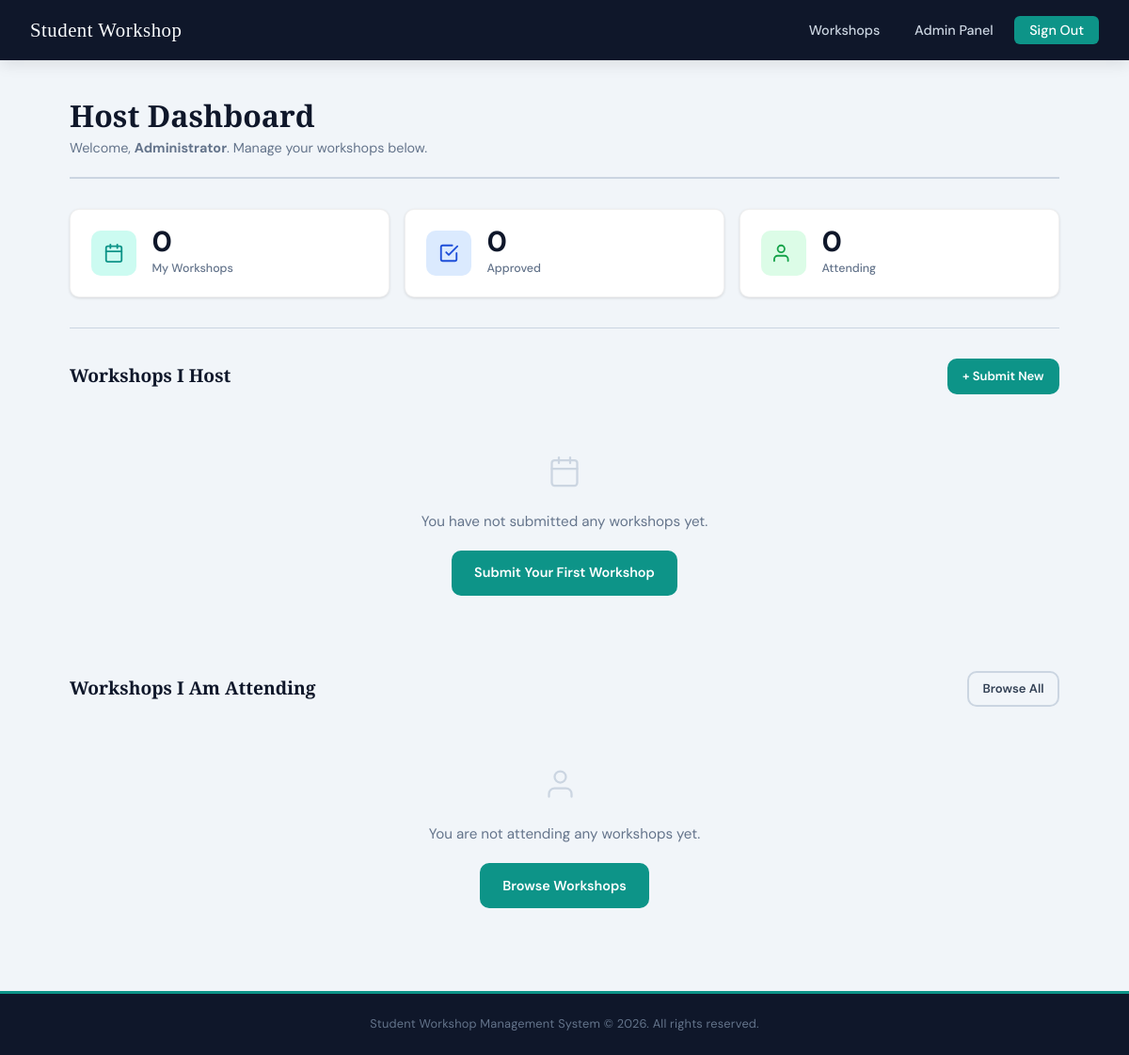
Before: /host/dashboard (signed in) with the older database file.
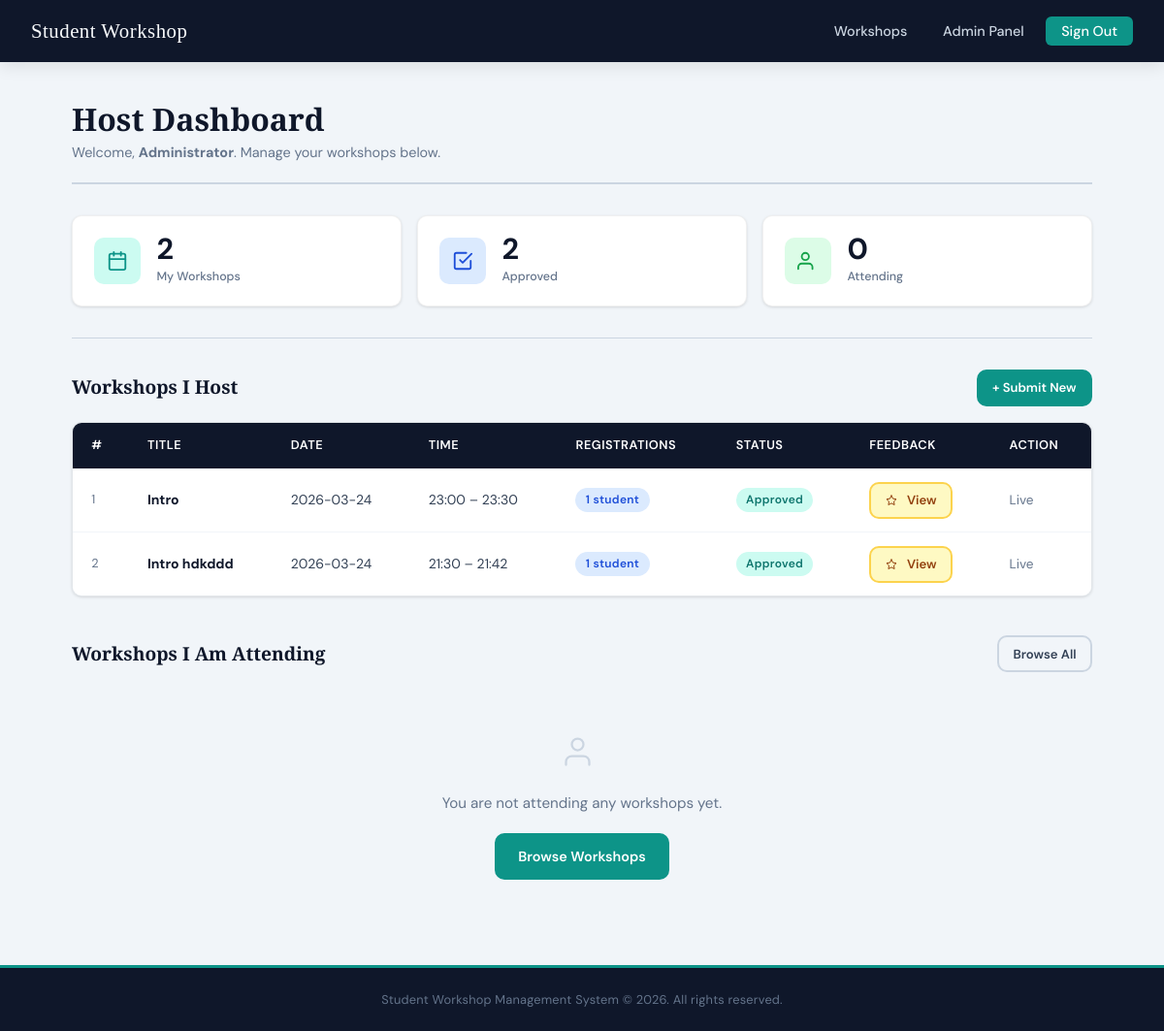
After: the same page with the newer database file.
### tables this page shows
CREATE TABLE workshops (
            id          INTEGER PRIMARY KEY AUTOINCREMENT,
            title       TEXT NOT NULL,
            description TEXT NOT NULL,
            date        TEXT NOT NULL,
            start_time  TEXT NOT NULL,
            end_time    TEXT NOT NULL,
            teams_link  TEXT,
            created_by  INTEGER NOT NULL,
            status      TEXT NOT NULL DEFAULT 'pending'
        );

### app.py (the view)
@app.route('/host/dashboard')
def host_dashboard():
    if not require_login():
        return redirect(url_for('login'))
    if session.get('role') not in ('host', 'admin'):
        flash('Host access required.', 'error')
        return redirect(url_for('dashboard'))
    today = date.today().isoformat()
    current_time = datetime.now().strftime('%H:%M')
    conn  = get_db()
    uid   = session['user_id']
    my_workshops = conn.execute('''
        SELECT w.*, COUNT(r.id) AS registration_count
        FROM workshops w
        LEFT JOIN registrations r ON r.workshop_id = w.id
        WHERE w.created_by = ?
        GROUP BY w.id
        ORDER BY w.date ASC
    ''', (uid,)).fetchall()
    attending = conn.execute('''
        SELECT w.*, u.name AS created_by_name
        FROM registrations r
        JOIN workshops w ON r.workshop_id = w.id
        JOIN users u ON w.created_by = u.id
        WHERE r.user_id = ? AND w.created_by != ?
        ORDER BY w.date ASC
    ''', (uid, uid)).fetchall()
    conn.close()
    return render_template(
        'host_dashboard.html',
        my_workshops=my_workshops,
        attending=attending,
        today=today,
        current_time=current_time
    )

### app.py (called while the page is built)
def get_db():
    conn = sqlite3.connect(DATABASE)
    conn.row_factory = sqlite3.Row
    return conn

def require_login(role=None):
    if 'user_id' not in session:
        flash('Please sign in to access that page.', 'warning')
        return False
    if role and session.get('role') != role:
        flash('You do not have permission to access that page.', 'error')
        return False
    return True

### templates/host_dashboard.html (shortened to what the changed rows need)
{% extends 'base.html' %}
{% block content %}
<div class="page-wrapper">
  <div class="page-header">
    <div>
      <h1>Host Dashboard</h1>
    </div>
  </div>
  <div class="admin-stats-row">
    <div class="admin-stat-card">
      <div>
        <div class="admin-stat-num">{{ my_workshops|length }}</div>
        <div class="admin-stat-label">My Workshops</div>
      </div>
    </div>
    <div class="admin-stat-card">
      <div>
        <div class="admin-stat-num">
          {% set approved = [] %}
          {% for w in my_workshops %}
            {% if w.status == 'approved' %}{% set _ = approved.append(1) %}{% endif %}
          {% endfor %}
          {{ approved|length }}
        </div>
        <div class="admin-stat-label">Approved</div>
      </div>
    </div>
  </div>
  <div class="section-title-bar" style="margin-bottom: 1rem;">
    <h2 class="section-title">Workshops I Host</h2>
  </div>
  {% if my_workshops %}
    <div class="table-wrapper" style="margin-bottom: 2.5rem;">
      <table>
        <thead>
          <tr>
            <th>#</th>
            <th>Title</th>
            <th>Date</th>
            <th>Time</th>
            <th>Registrations</th>
            <th>Status</th>
            <th>Feedback</th>
            <th>Action</th>
          </tr>
        </thead>
        <tbody>
          {% for w in my_workshops %}
            <tr>
              <td style="color:var(--grey-500); font-size:0.8rem;">{{ loop.index }}</td>
              <td><strong style="color:var(--navy);">{{ w.title }}</strong></td>
              <td style="white-space:nowrap;">{{ w.date }}</td>
              <td style="white-space:nowrap;">{{ w.start_time }} &ndash; {{ w.end_time }}</td>
              <td>
                <span class="badge badge-navy">
                  {{ w.registration_count }}
                  student{{ 's' if w.registration_count != 1 }}
                </span>
              </td>
              <td>
                {% if w.status == 'pending' %}
                  <span class="badge" style="background:#fef9c3; color:#92400e;">
                    Pending Approval
                  </span>
                {% elif w.status == 'approved' %}
                  {% if w.date >= today %}
                    <span class="badge badge-teal">Approved</span>
                  {% else %}
                    <span class="badge" style="background:#f1f5f9; color:#64748b;">Completed</span>
                  {% endif %}
                {% else %}
                  <span class="badge badge-red">Rejected</span>
                {% endif %}
              </td>
              <td>
                {% if w.status == 'approved' %}
                  <a href="{{ url_for('host_view_feedback', workshop_id=w.id) }}"
                    class="btn btn-sm"
                    style="background: #fef9c3; color: #92400e; border-color: #fcd34d;">
                    View
                  </a>
                {% else %}
                  <span class="text-sm text-muted">—</span>
                {% endif %}
              </td>
              <td>
                {% if w.status in ('pending', 'rejected') %}
                  <form method="POST"
                    action="{{ url_for('host_delete_workshop', workshop_id=w.id) }}"
                    onsubmit="return confirm('Delete this workshop?');">
                    <button type="submit" class="btn btn-danger btn-sm">Delete</button>
                  </form>
                {% else %}
                  <span class="text-sm text-muted">Live</span>
                {% endif %}
              </td>
            </tr>
          {% endfor %}
        </tbody>
      </table>
    </div>
  {% else %}
    <div class="empty-state" style="margin-bottom: 2rem;">
      <p>You have not submitted any workshops yet.</p>
      <a href="{{ url_for('host_create_workshop') }}" class="btn btn-primary">
        Submit Your First Workshop
      </a>
    </div>
  {% endif %}
  <div class="section-title-bar" style="margin-bottom: 1rem;">
    <h2 class="section-title">Workshops I Am Attending</h2>
  </div>
</div>
{% endblock %}

Changed rows visible on the page:
now on this page (row edited): workshops: title "Intro", date "2026-03-24", start_time "23:00", end_time "23:30", registration_count "1", status "Approved"
added workshops: title "Intro hdkddd", date "2026-03-24", start_time "21:30", end_time "21:42", registration_count "1", status "Approved"
Other visible differences:
{{ my_workshops|length }}: "0" → "2"
{{ approved|length }}: "0" → "2"
text no longer shown: "You have not submitted any workshops yet. Submit Your First Workshop"
text now shown: "# TITLE DATE TIME REGISTRATIONS STATUS FEEDBACK ACTION"
